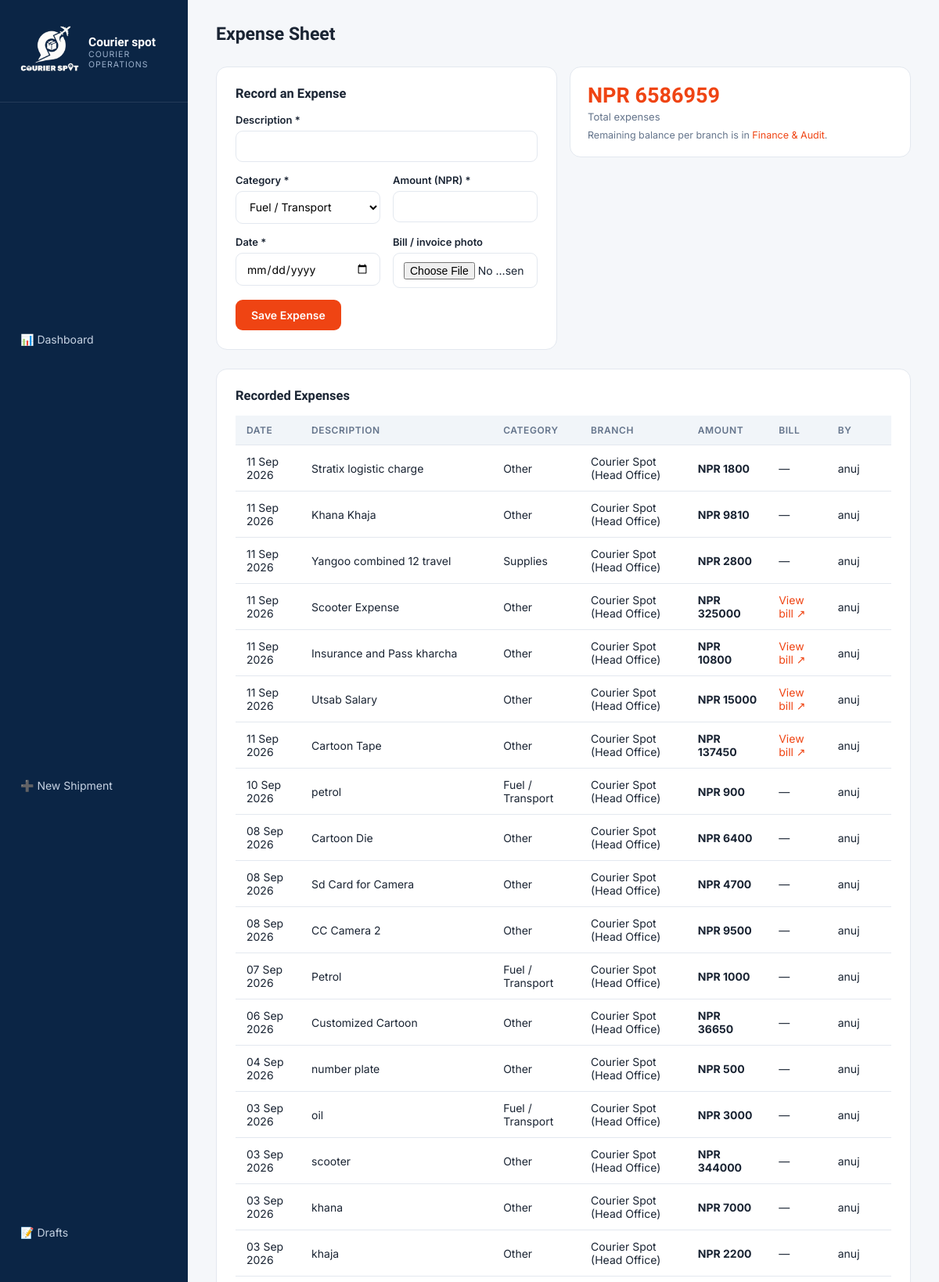
The page /panel/expenses/ (signed in, upper part) on the database its author committed.
### operations/models.py (models this page shows, shortened)
class Expense(models.Model):
    CATEGORIES = [('FUEL', 'Fuel / Transport'), ('RENT', 'Rent'), ('SALARY', 'Salary'),('HUB', 'HUB'),
                  ('CARRIER', 'Carrier Charges'), ('SUPPLIES', 'Supplies'), ('OTHER', 'Other')]
    branch = models.ForeignKey(Branch, on_delete=models.PROTECT, related_name='expenses')
    description = models.CharField(max_length=255)
    category = models.CharField(max_length=12, choices=CATEGORIES, default='OTHER')
    amount = models.DecimalField(max_digits=12, decimal_places=2)
    date = models.DateField()
    bill_image = models.ImageField(upload_to='bills/', blank=True, null=True,
                                   help_text='Photo/scan of the bill or invoice')
    created_by = models.ForeignKey(settings.AUTH_USER_MODEL, on_delete=models.PROTECT)
    created_at = models.DateTimeField(auto_now_add=True)
    class Meta:
        ordering = ['-date', '-created_at']

class Branch(models.Model):
    name = models.CharField(max_length=120)
    location = models.CharField(max_length=160, help_text='City / area, e.g. Kathmandu — Dhumbarahi')
    address = models.CharField(max_length=255)
    phone = models.CharField(max_length=40)
    email = models.EmailField(blank=True)
    is_active = models.BooleanField(default=True)
    created_at = models.DateTimeField(auto_now_add=True)
    class Meta:
        verbose_name_plural = 'Branches'

### accounts/models.py (models this page shows, shortened)
class User(AbstractUser):
    class Roles(models.TextChoices):
        SUPERADMIN = 'SUPERADMIN', 'Super Admin (Owner)'
        BRANCH_ADMIN = 'BRANCH_ADMIN', 'Branch Admin'
        STAFF = 'STAFF', 'Staff'
        CUSTOMER = 'CUSTOMER', 'Customer'
    role = models.CharField(max_length=20, choices=Roles.choices, default=Roles.CUSTOMER)
    branch = models.ForeignKey('operations.Branch', null=True, blank=True,
                               on_delete=models.SET_NULL, related_name='users')
    phone = models.CharField(max_length=20, blank=True)
    address = models.CharField(max_length=255, blank=True)
    @property
    def is_owner(self):
        return self.role == self.Roles.SUPERADMIN
    @property
    def is_panel_user(self):
        return self.role in (self.Roles.SUPERADMIN, self.Roles.BRANCH_ADMIN, self.Roles.STAFF)

### operations/views.py (the view, shortened to what this page needs)
# urls.py: path('panel/expenses/', ops.expenses, name='expenses'),
@panel_required
def expenses(request):
    items = branch_scope(Expense.objects.select_related('branch'), request.user)[:100]
    total = branch_scope(Expense.objects.all(), request.user).aggregate(s=Sum('amount'))['s'] or 0
    return render(request, 'panel/expenses.html',
                  {'expenses': items, 'total': total, 'categories': Expense.CATEGORIES})

### operations/views.py (called while the page is built)
def panel_required(view):
    @wraps(view)
    @login_required
    def wrapper(request, *a, **kw):
        if not request.user.is_panel_user:
            return HttpResponseForbidden('Staff panel access only.')
        return view(request, *a, **kw)
    return wrapper

def branch_scope(qs, user):
    return qs if user.is_owner else qs.filter(branch=user.branch)

### templates/panel/expenses.html (shortened to what this page needs)
{% extends "panel/base_panel.html" %}
{% block content %}
<div class="topbar"><h1>Expense Sheet</h1></div>
<div class="fgrid">
  <div class="card">
    <h3>Record an Expense</h3>
    <form method="post" enctype="multipart/form-data">{% csrf_token %}
      <div class="fg"><label>Description *</label><input name="description" required></div>
      <div class="fgrid">
        <div class="fg"><label>Category *</label><select name="category">
          {% for val, label in categories %}<option value="{{ val }}">{{ label }}</option>{% endfor %}</select></div>
        <div class="fg"><label>Amount (NPR) *</label><input type="number" step="0.01" name="amount" required></div>
      </div>
      <div class="fgrid">
        <div class="fg"><label>Date *</label><input type="date" name="date" required></div>
        <div class="fg"><label>Bill / invoice photo</label><input type="file" name="bill_image" accept="image/*"></div>
      </div>
      <button class="btn">Save Expense</button>
    </form>
  </div>
  <div class="stat" style="align-self:start">
    <div class="n red">NPR {{ total|floatformat:0 }}</div>
    <div class="l">Total expenses {% if not user.is_owner %}({{ user.branch.name }}){% endif %}</div>
    {% if user.is_owner %}<p style="font-size:12.5px;color:var(--muted);margin-top:8px">Remaining balance per branch is in <a href="{% url 'finance' %}" style="color:var(--crimson)">Finance & Audit</a>.</p>{% endif %}
  </div>
</div>
<div class="card">
  <h3>Recorded Expenses</h3>
  <table><thead><tr><th>DATE</th><th>DESCRIPTION</th><th>CATEGORY</th><th>BRANCH</th><th>AMOUNT</th><th>BILL</th><th>BY</th></tr></thead><tbody>
    {% for e in expenses %}
    <tr><td>{{ e.date|date:"d M Y" }}</td><td>{{ e.description }}</td><td>{{ e.get_category_display }}</td>
        <td>{{ e.branch.name }}</td><td><b>NPR {{ e.amount|floatformat:0 }}</b></td>
        <td>{% if e.bill_image %}<a href="{{ e.bill_image.url }}" target="_blank" style="color:var(--crimson)">View bill ↗</a>{% else %}—{% endif %}</td>
        <td>{{ e.created_by.username }}</td></tr>
    {% empty %}<tr><td colspan="7" style="text-align:center;color:var(--muted)">No expenses recorded yet.</td></tr>{% endfor %}
  </tbody></table>
</div>
{% endblock %}

### templates/panel/base_panel.html (style rules this page uses)
:root { --navy:#0B2545;--navy-2:#13315C;--crimson:#EF4413;--crimson-2:#F76B3F;--gold:#F2A900; --bg:#F5F7FA;--card:#FFFFFF;--border:#E3E8EF;--text:#1A2433;--muted:#64748B }
* { margin:0;padding:0;box-sizing:border-box }
body { font-family:'Inter',sans-serif;background:var(--bg);color:var(--text);display:flex;min-height:100vh }
a { text-decoration:none;color:inherit }
h1,h2,h3 { font-family:'Sora',sans-serif }
.topbar { display:flex;justify-content:space-between;align-items:center;margin-bottom:28px;gap:18px;flex-wrap:wrap }
.topbar h1 { font-size:23px }
.btn { display:inline-flex;align-items:center;gap:8px;background:var(--crimson);color:#fff;border:none;padding:11px 20px;border-radius:9px;font-weight:600;font-size:14px;cursor:pointer;font-family:inherit;transition:background .2s,transform .2s }
.stat { background:var(--card);border:1px solid var(--border);border-radius:14px;padding:20px 22px }
.stat .n { font-family:'Sora';font-size:27px;font-weight:800;color:var(--navy) }
.stat .n.red { color:var(--crimson) }
.stat .l { font-size:13px;color:var(--muted);margin-top:3px }
.card { background:var(--card);border:1px solid var(--border);border-radius:14px;padding:24px;margin-bottom:24px }
.card h3 { font-size:16.5px;margin-bottom:16px }
table { width:100%;border-collapse:collapse;font-size:14px }
th { text-align:left;padding:11px 14px;background:#F1F5F9;color:var(--muted);font-size:12px;letter-spacing:.6px;font-weight:600 }
td { padding:12px 14px;border-top:1px solid var(--border) }
label { display:block;font-size:13px;font-weight:600;margin-bottom:6px }
input,select,textarea { width:100%;border:1px solid var(--border);border-radius:9px;padding:10.5px 13px;font-size:14px;font-family:inherit;outline:none;background:#fff }
.fgrid { display:grid;grid-template-columns:1fr 1fr;gap:16px }
.fg { margin-bottom:15px }

### rows shown on the page
Expense: date "11 Sep 2026", description "Stratix logistic charge", category "Other", branch.name "Courier Spot (Head Office)", amount "1800", created_by.username "anuj"
Expense: date "11 Sep 2026", description "Khana Khaja", category "Other", branch.name "Courier Spot (Head Office)", amount "9810", created_by.username "anuj"
Expense: date "11 Sep 2026", description "Yangoo combined 12 travel", category "Supplies", branch.name "Courier Spot (Head Office)", amount "2800", created_by.username "anuj"
Expense: date "11 Sep 2026", description "Scooter Expense", category "Other", branch.name "Courier Spot (Head Office)", amount "325000", created_by.username "anuj"
Expense: date "11 Sep 2026", description "Insurance and Pass kharcha", category "Other", branch.name "Courier Spot (Head Office)", amount "10800", created_by.username "anuj"
Expense: date "11 Sep 2026", description "Utsab Salary", category "Other", branch.name "Courier Spot (Head Office)", amount "15000", created_by.username "anuj"
Expense: date "11 Sep 2026", description "Cartoon Tape", category "Other", branch.name "Courier Spot (Head Office)", amount "137450", created_by.username "anuj"
Expense: date "10 Sep 2026", description "petrol", category "Fuel / Transport", branch.name "Courier Spot (Head Office)", amount "900", created_by.username "anuj"
Expense: date "08 Sep 2026", description "Cartoon Die", category "Other", branch.name "Courier Spot (Head Office)", amount "6400", created_by.username "anuj"
Expense: date "08 Sep 2026", description "Sd Card for Camera", category "Other", branch.name "Courier Spot (Head Office)", amount "4700", created_by.username "anuj"
Expense: date "08 Sep 2026", description "CC Camera 2", category "Other", branch.name "Courier Spot (Head Office)", amount "9500", created_by.username "anuj"
Expense: date "07 Sep 2026", description "Petrol", category "Fuel / Transport", branch.name "Courier Spot (Head Office)", amount "1000", created_by.username "anuj"
Expense: date "06 Sep 2026", description "Customized Cartoon", category "Other", branch.name "Courier Spot (Head Office)", amount "36650", created_by.username "anuj"
Expense: date "04 Sep 2026", description "number plate", category "Other", branch.name "Courier Spot (Head Office)", amount "500", created_by.username "anuj"
Expense: date "03 Sep 2026", description "oil", category "Fuel / Transport", branch.name "Courier Spot (Head Office)", amount "3000", created_by.username "anuj"
Expense: date "03 Sep 2026", description "scooter", category "Other", branch.name "Courier Spot (Head Office)", amount "344000", created_by.username "anuj"
Expense: date "03 Sep 2026", description "khana", category "Other", branch.name "Courier Spot (Head Office)", amount "7000", created_by.username "anuj"
Expense: date "03 Sep 2026", description "khaja", category "Other", branch.name "Courier Spot (Head Office)", amount "2200", created_by.username "anuj"

### other values the page prints
{{ total|floatformat:0 }} "6586959"
form field category "Fuel / Transport"
